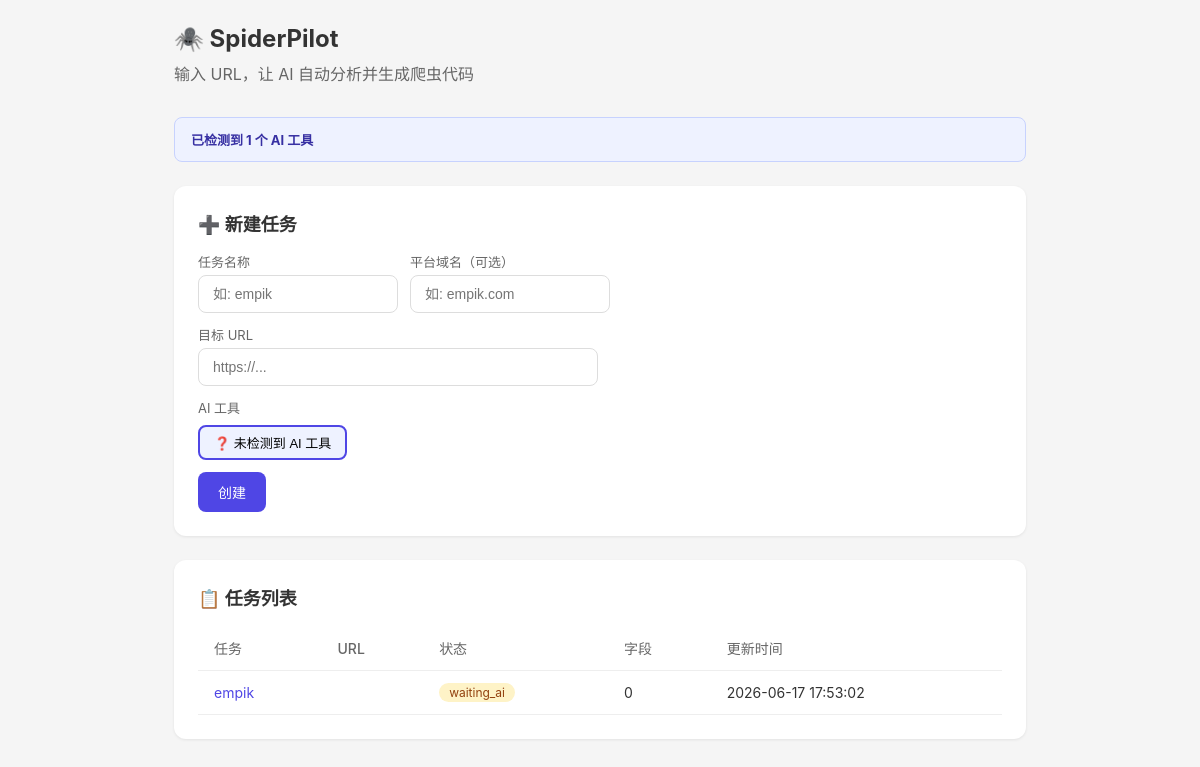
The app's page /, older data.
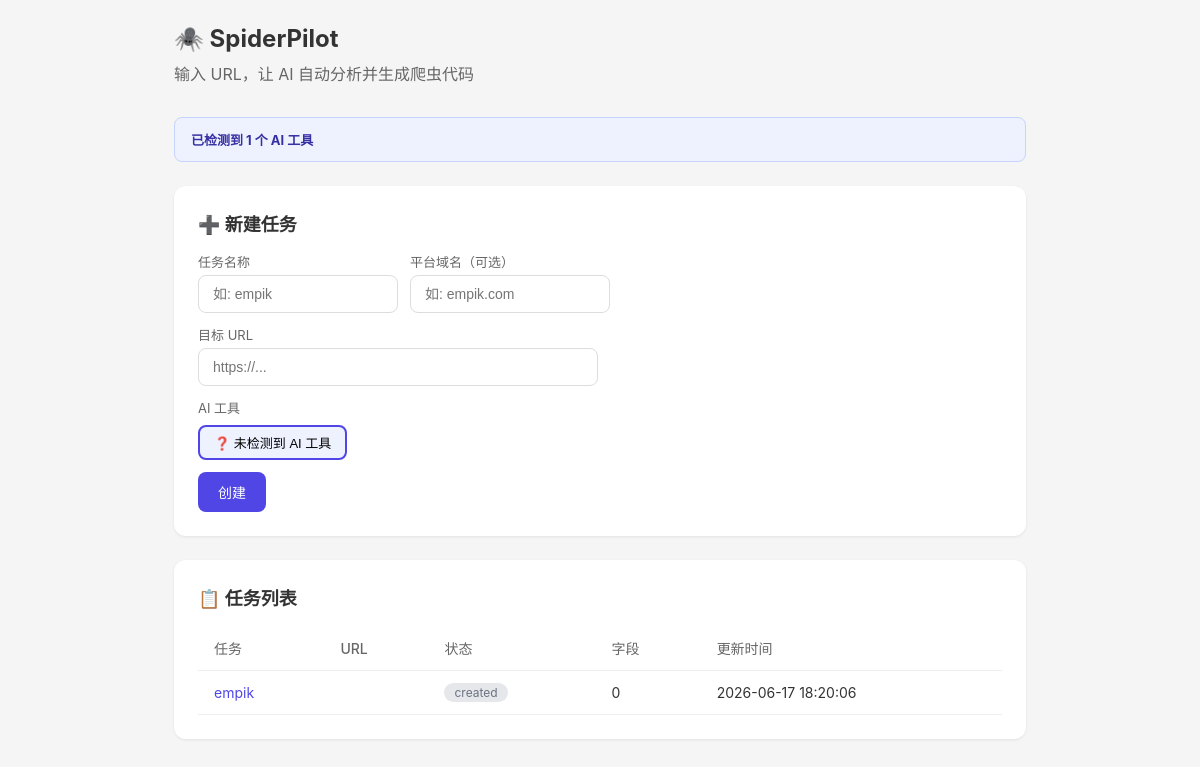
The same page, newer data.
### tables this page shows
CREATE TABLE tasks (
            id          TEXT PRIMARY KEY,
            name        TEXT NOT NULL,
            url         TEXT NOT NULL,
            platform    TEXT DEFAULT '',
            agent       TEXT DEFAULT '',
            status      TEXT DEFAULT 'created',
            created_at  TEXT NOT NULL,
            updated_at  TEXT NOT NULL
        );

### spiderpilot/web/app.py (the view)
@app.get("/", response_class=HTMLResponse)
async def index(request: Request):
    tasks = list_tasks()
    projects = []
    for t in tasks:
        projects.append({
            "name": t["id"],
            "url": t.get("url", ""),
            "status": t.get("status", "created"),
            "fields_count": len((t.get("analysis") or {}).get("fields", [])),
            "updated": t.get("updated_at", ""),
        })
    return render("index.html", request=request, projects=projects)

### spiderpilot/web/templates/index.html (shortened to what this page needs)
<!DOCTYPE html>
<html lang="zh">
<head>
</head>
<body>
<div class="container">
    <h1>🕷️ SpiderPilot</h1>
    <p class="subtitle">输入 URL，让 AI 自动分析并生成爬虫代码</p>
<div id="agent-banner" style="background:#eef2ff;border:1px solid #c7d2fe;border-radius:8px;padding:12px 16px;margin-bottom:24px;font-size:13px;color:#3730a3;">
</div>
    <div class="card">
        <h2>➕ 新建任务</h2>
        <form action="/create" method="post">
            <div class="form-group">
                <label>任务名称</label>
                <input name="name" placeholder="如: empik" required>
            </div>
            <div class="form-group">
                <label>平台域名（可选）</label>
                <input name="platform" placeholder="如: empik.com">
            </div>
            <div class="form-group">
                <label>目标 URL</label>
                <input name="url" placeholder="https://..." required style="width:400px">
            </div>
            <div class="form-group" style="width:100%">
                <label>AI 工具</label>
                <div id="agent-selector" style="display:flex;gap:6px;flex-wrap:wrap;margin-top:4px">
                </div>
            </div>
            <button class="btn btn-primary" type="submit" id="submit-btn" disabled>创建</button>
        </form>
    </div>
    <div class="card">
        <h2>📋 任务列表</h2>
        {% if projects %}
        <table>
            <thead>
                <tr>
                    <th>任务</th>
                    <th>URL</th>
                    <th>状态</th>
                    <th>字段</th>
                    <th>更新时间</th>
                </tr>
            </thead>
            <tbody>
            {% for p in projects %}
                <tr>
                    <td><a href="/task/{{ p.name }}">{{ p.name }}</a></td>
                    <td style="max-width:300px;overflow:hidden;text-overflow:ellipsis;white-space:nowrap;">{{ p.url }}</td>
                    <td><span class="status status-{{ p.status }}">{{ p.status }}</span></td>
                    <td>{{ p.fields_count }}</td>
                    <td>{{ p.updated }}</td>
                </tr>
            {% endfor %}
            </tbody>
        </table>
        {% else %}
        <div class="empty">
            <p>暂无任务</p>
            <p>👆 上方创建一个</p>
        </div>
        {% endif %}
    </div>
</div>
</body>
</html>

Row changes from the older to the newer data that the page shows:
changed tasks "empik": status "waiting_ai" → "created"; updated "2026-06-17 17:53:02" → "2026-06-17 18:20:06"
